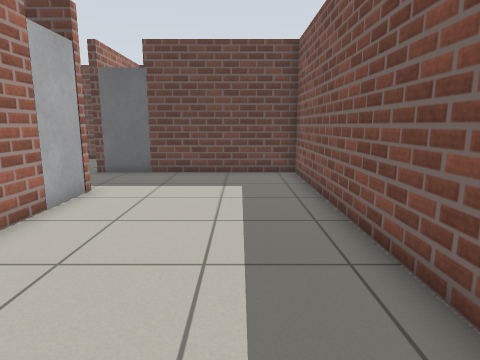
[1] (above)

12 first-person views from a walk through a world built for the Gazebo simulator. The camera is 0.94 m above the floor, tilts 10° down and sees 75° across. The floor is counted in squares, 0.5 m on a side. Each view is taken from the middle of a square. On the plan, view 1 faces up. The plan holds only what a view shows up to about 17 squares ahead; the rest is blank.

[2]
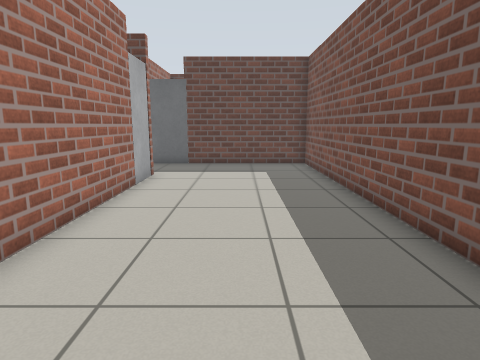

[3]
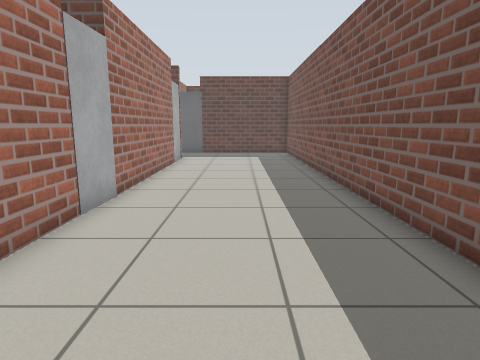

[4]
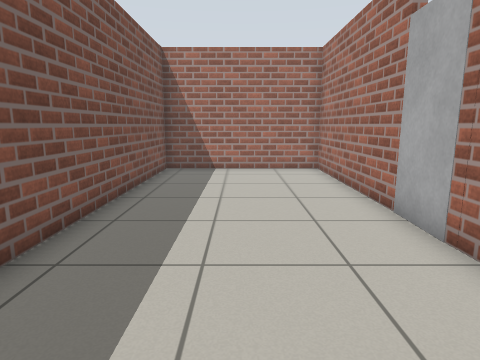

[5]
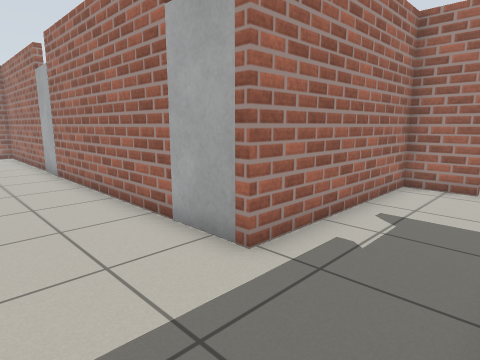

[6]
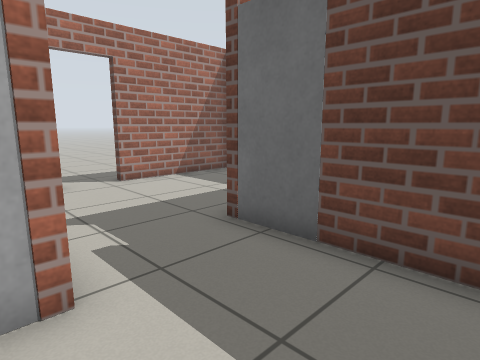

[7]
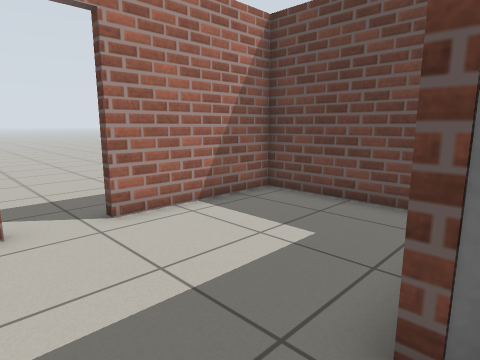

[8]
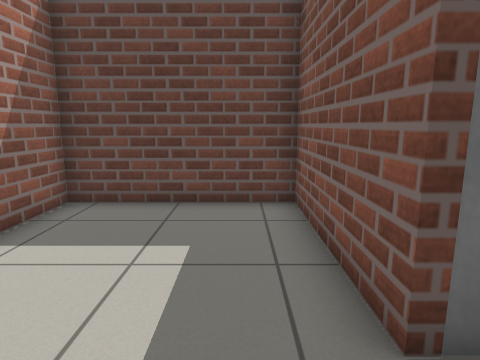

[9]
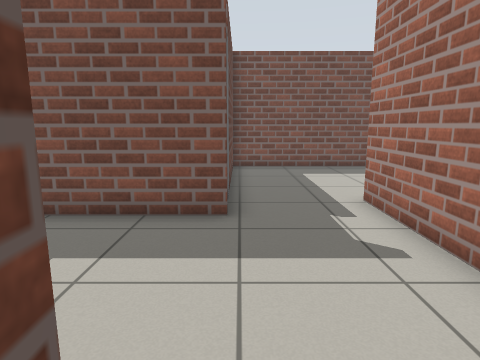

[10]
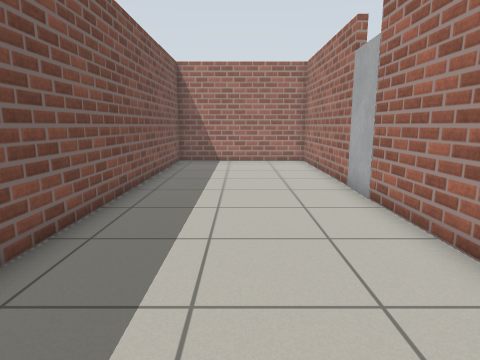

[11]
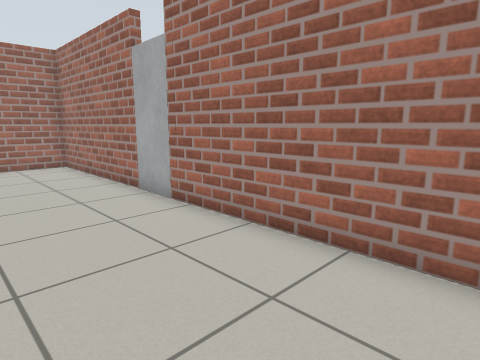

[12]
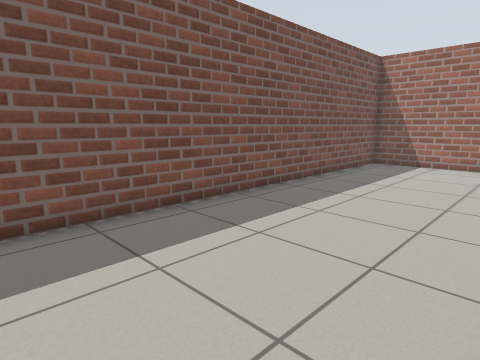

### Floor plan
Key: @ floor where view 1 was taken; # wall or solid block; . floor; D open door; L door leaf.
Columns run from 13 left of view 1 to 2 right of it. Each row starts with its distance up from view 1.
 17   #######
 16   #.....#
 15   #.....#
 14   #.....#
 13 ..#.....#L######
 12 ..D............#
 11 ..D............#
 10   #............#
  9   #######......#
  8         L......#
  7         L......#
  6         #......#
  5         #......#
  4         #......#
  3         #......#
  2         #......#
  1         #......#
  0         #....@.#
 -1         #......#
 -2         L......#
 -3         #......#
 -4         #......#
 -5         #......#
 -6         #......#
 -7         #......#
 -8         #......#
 -9         #......#
-10         ########

Positions as (right, up) in squares from view 1, and headings:
1: (0, 0), facing up
2: (-1, -3), facing up
3: (-1, -9), facing up
4: (-1, 4), facing down
5: (-1, 12), facing down-left
6: (-1, 8), facing up-left
7: (-5, 10), facing up-left
8: (-7, 10), facing up
9: (-12, 12), facing right
10: (-1, 7), facing down
11: (0, 6), facing down-left
12: (-4, 6), facing down-right
